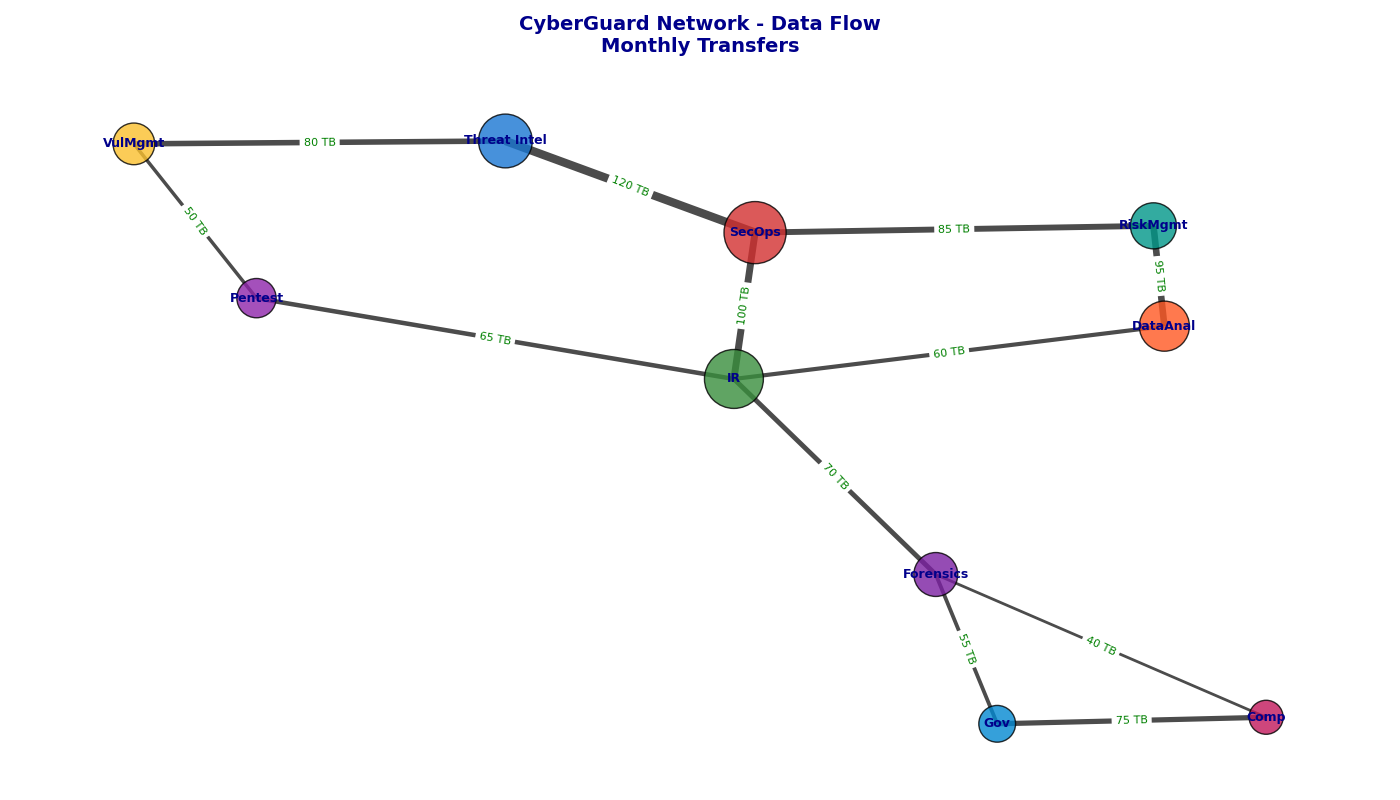

Reproduce this figure in Python.
import matplotlib.pyplot as plt
import networkx as nx

# Nodes and their sizes
departments = [
    "SecOps", "Threat Intel", "IR", 
    "VulMgmt", "Pentest", "Gov", 
    "Comp", "Forensics", "DataAnal", "RiskMgmt"
]
data_capacity = [200, 150, 180, 90, 80, 70, 60, 100, 130, 110]

# Edges representing data transfers
data_transfer = [
    ("SecOps", "Threat Intel", 120),
    ("SecOps", "IR", 100),
    ("Threat Intel", "VulMgmt", 80),
    ("IR", "Forensics", 70),
    ("IR", "Pentest", 65),
    ("VulMgmt", "Pentest", 50),
    ("Gov", "Comp", 75),
    ("Comp", "Forensics", 40),
    ("Forensics", "Gov", 55),
    ("DataAnal", "RiskMgmt", 95),
    ("RiskMgmt", "SecOps", 85),
    ("DataAnal", "IR", 60)
]

# Create an undirected graph
G = nx.Graph()
G.add_nodes_from(departments)
G.add_weighted_edges_from(data_transfer)

# Define positions for visualization
pos = nx.spring_layout(G, seed=42)

# Colors and sizes for the nodes
node_colors = ['#D32F2F', '#1976D2', '#388E3C', '#FBC02D', '#8E24AA', '#0288D1', 
               '#C2185B', '#7B1FA2', '#FF5722', '#009688']
node_sizes = [size * 10 for size in data_capacity]

# Set up the plot
fig, ax = plt.subplots(figsize=(14, 8))

# Draw the nodes, edges, and labels
nx.draw_networkx_nodes(G, pos, node_color=node_colors, node_size=node_sizes, alpha=0.8, edgecolors='black')
edge_weights = nx.get_edge_attributes(G, 'weight')
nx.draw_networkx_edges(G, pos, width=[0.05 * weight for weight in edge_weights.values()], alpha=0.7)
nx.draw_networkx_labels(G, pos, font_size=9, font_weight='bold', font_color='darkblue')

# Custom edge labels
edge_labels = {(u, v): f"{d['weight']} TB" for u, v, d in G.edges(data=True)}
nx.draw_networkx_edge_labels(G, pos, edge_labels=edge_labels, font_color='green', font_size=8)

# Title and axis management
plt.title("CyberGuard Network - Data Flow\nMonthly Transfers", fontsize=14, fontweight='bold', color='darkblue', pad=20)
ax.axis('off')

# Adjust layout
plt.tight_layout()

# Show plot
plt.show()
